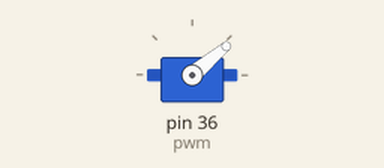
Simulated run of this program. Board: Raspberry Pi (header pin numbers). On the bench: servo. Servo angles are drawn from the pulse width (0.5 ms = 0°, 2.5 ms = 180°). At 7.0 s the program stops and its outputs stay as they are.

Above: at 1.25 s.
At 2.25 s:
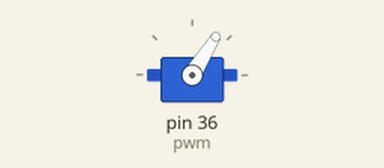
At 4.15 s:
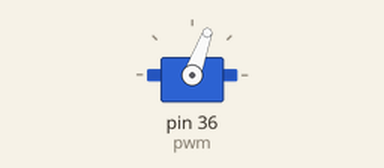
At 7.0 s:
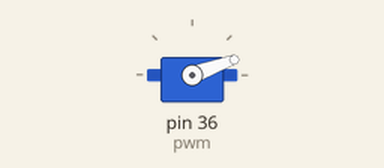
Timing chart, 0 to 8.5 s (numbered marks = the images above):
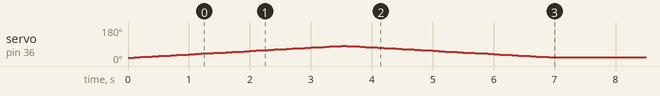

The program:

servocontrol01.py
```python
import RPi.GPIO as gpio
import time


class gripper():
    def __init__(self):
        gpio.setmode(gpio.BOARD)
        gpio.setup(36, gpio.OUT)
        self.pwm = gpio.PWM(36, 50)
        self.pwm.start(3.5)  # start with close

    def __del__(self):
        # clean up GPIO
        self.pwm.stop()
        gpio.cleanup()

    def open(self,percent):
        # start from 0 to 100 percent, 0 is close, 100 is close
        if 0 <= percent <= 100:
            duty_cycle = 0.75 * percent
            self.__change_dc__(duty_cycle)
            return True
        else:
            return False

    def __change_dc__(self, dc):
        if dc > 70 or dc < 35:
            print('servo duty cycle over range')
            return
        self.pwm.ChangeDutyCycle(i/10)
        time.sleep(0.1)


    def open_and_close(self):
        # move from close to open
        for i in range(35, 70, 1):
            self.pwm.ChangeDutyCycle(i/10)
            time.sleep(0.1)

        # move from open to close
        for i in range(70, 35, -1):
            self.pwm.ChangeDutyCycle(i/10)
            time.sleep(0.1)


def main():
    gripper_ = gripper()
    gripper_.open_and_close()


if __name__ == '__main__':
    main()
```

Measured:
- by itself, servo on pin 36 (pwm): rises from 18° to 81° in 3.4 s, then falls to 20° in 3.4 s
